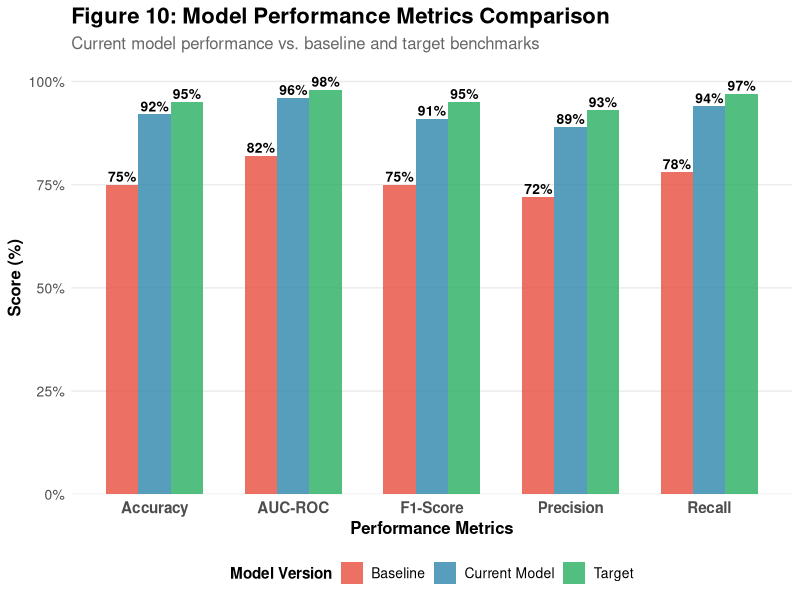
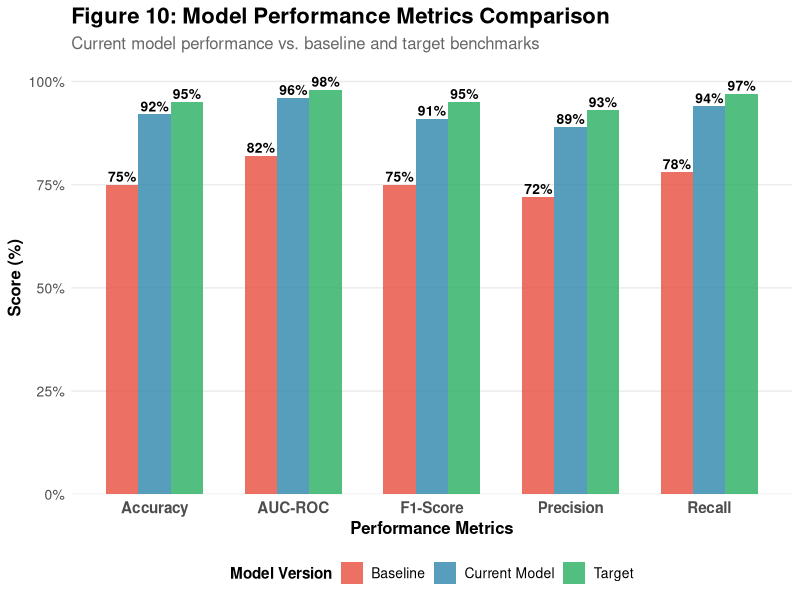
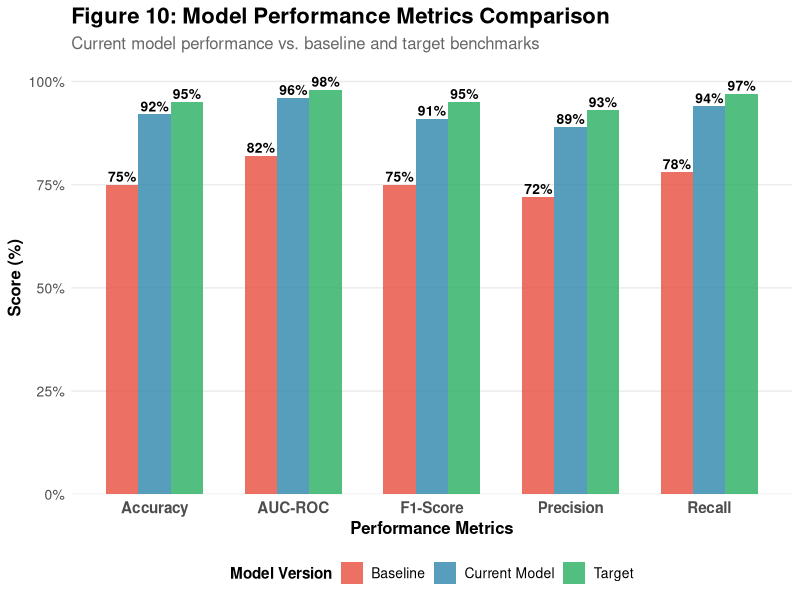

These charts were generated, in order, by the following R code:
# Simple Model Performance Chart Generator
library(ggplot2)
library(tidyr)

# Create and reshape data directly
model_data <- data.frame(
  Metric = c("Accuracy", "Precision", "Recall", "F1-Score", "AUC-ROC"),
  Current_Model = c(0.92, 0.89, 0.94, 0.91, 0.96),
  Baseline = c(0.75, 0.72, 0.78, 0.75, 0.82),
  Target = c(0.95, 0.93, 0.97, 0.95, 0.98)
)

model_long <- pivot_longer(model_data, 
                          cols = c(Current_Model, Baseline, Target), 
                          names_to = "Model_Type", 
                          values_to = "Score")

model_long$Model_Type <- factor(model_long$Model_Type, 
                               levels = c("Baseline", "Current_Model", "Target"),
                               labels = c("Baseline", "Current Model", "Target"))

# Create the plot
ggplot(model_long, aes(x = Metric, y = Score, fill = Model_Type)) +
  geom_col(position = "dodge", alpha = 0.8, width = 0.7) +
  geom_text(aes(label = paste0(round(Score * 100, 1), "%")), 
            position = position_dodge(width = 0.7), 
            vjust = -0.3, size = 3.5, fontface = "bold") +
  scale_fill_manual(values = c("Baseline" = "#E74C3C", 
                              "Current Model" = "#2E86AB", 
                              "Target" = "#27AE60")) +
  scale_y_continuous(labels = function(x) paste0(x*100, "%"), 
                     limits = c(0, 1.05),
                     expand = c(0, 0)) +
  labs(title = "Figure 10: Model Performance Metrics Comparison",
       subtitle = "Current model performance vs. baseline and target benchmarks",
       x = "Performance Metrics",
       y = "Score (%)",
       fill = "Model Version") +
  theme_minimal() +
  theme(
    plot.title = element_text(size = 16, face = "bold"),
    plot.subtitle = element_text(size = 12, color = "grey40"),
    axis.text.x = element_text(size = 11, face = "bold"),
    axis.text.y = element_text(size = 10),
    axis.title = element_text(size = 12, face = "bold"),
    legend.title = element_text(size = 11, face = "bold"),
    legend.text = element_text(size = 10),
    legend.position = "bottom",
    panel.grid.major.x = element_blank(),
    panel.grid.minor = element_blank()
  )

# Save the plot
ggsave("model_performance_chart.png", width = 12, height = 7, dpi = 300, bg = "white")
ggsave("model_performance_chart.pdf", width = 12, height = 7, bg = "white")

print("Model Performance chart saved successfully!")
print("Files created:")
print("- model_performance_chart.png")
print("- model_performance_chart.pdf")